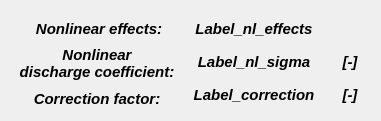
   <widget class="QWidget" name="gridLayoutWidget_5">
    <property name="geometry">
     <rect>
      <x>10</x>
      <y>250</y>
      <width>381</width>
      <height>121</height>
     </rect>
    </property>
    <layout class="QGridLayout" name="gridLayout_5">
     <property name="sizeConstraint">
      <enum>QLayout::SetNoConstraint</enum>
     </property>
     <property name="verticalSpacing">
      <number>0</number>
     </property>
     <item row="0" column="1">
      <layout class="QVBoxLayout" name="verticalLayout_12">
       <property name="sizeConstraint">
        <enum>QLayout::SetNoConstraint</enum>
       </property>
       <item>
        <widget class="QLabel" name="Label_nl_effects">
         <property name="sizePolicy">
          <sizepolicy hsizetype="Preferred" vsizetype="Preferred">
           <horstretch>0</horstretch>
           <verstretch>0</verstretch>
          </sizepolicy>
         </property>
         <property name="minimumSize">
          <size>
           <width>140</width>
           <height>35</height>
          </size>
         </property>
         <property name="maximumSize">
          <size>
           <width>140</width>
           <height>35</height>
          </size>
         </property>
         <property name="font">
          <font>
           <family>Arial</family>
           <pointsize>11</pointsize>
           <weight>75</weight>
           <italic>true</italic>
           <bold>true</bold>
          </font>
         </property>
         <property name="text">
          <string>Label_nl_effects</string>
         </property>
         <property name="alignment">
          <set>Qt::AlignCenter</set>
         </property>
        </widget>
       </item>
       <item>
        <widget class="QLabel" name="Label_nl_sigma">
         <property name="sizePolicy">
          <sizepolicy hsizetype="Preferred" vsizetype="Preferred">
           <horstretch>0</horstretch>
           <verstretch>0</verstretch>
          </sizepolicy>
         </property>
         <property name="minimumSize">
          <size>
           <width>140</width>
           <height>35</height>
          </size>
         </property>
         <property name="maximumSize">
          <size>
           <width>140</width>
           <height>35</height>
          </size>
         </property>
         <property name="font">
          <font>
           <family>Arial</family>
           <pointsize>11</pointsize>
           <weight>75</weight>
           <italic>true</italic>
           <bold>true</bold>
          </font>
         </property>
         <property name="text">
          <string>Label_nl_sigma</string>
         </property>
         <property name="alignment">
          <set>Qt::AlignCenter</set>
         </property>
        </widget>
       </item>
       <item>
        <widget class="QLabel" name="Label_correction">
         <property name="sizePolicy">
          <sizepolicy hsizetype="Preferred" vsizetype="Preferred">
           <horstretch>0</horstretch>
           <verstretch>0</verstretch>
          </sizepolicy>
         </property>
         <property name="minimumSize">
          <size>
           <width>140</width>
           <height>35</height>
          </size>
         </property>
         <property name="maximumSize">
          <size>
           <width>140</width>
           <height>35</height>
          </size>
         </property>
         <property name="font">
          <font>
           <family>Arial</family>
           <pointsize>11</pointsize>
           <weight>75</weight>
           <italic>true</italic>
           <bold>true</bold>
          </font>
         </property>
         <property name="text">
          <string>Label_correction</string>
         </property>
         <property name="alignment">
          <set>Qt::AlignCenter</set>
         </property>
        </widget>
       </item>
      </layout>
     </item>
     <item row="0" column="0">
      <layout class="QVBoxLayout" name="verticalLayout_13" stretch="0,0,0">
       <property name="spacing">
        <number>6</number>
       </property>
       <property name="sizeConstraint">
        <enum>QLayout::SetDefaultConstraint</enum>
       </property>
       <property name="leftMargin">
        <number>6</number>
       </property>
       <property name="rightMargin">
        <number>6</number>
       </property>
       <item>
        <widget class="QLabel" name="label_porosity_2">
         <property name="sizePolicy">
          <sizepolicy hsizetype="Preferred" vsizetype="Preferred">
           <horstretch>0</horstretch>
           <verstretch>0</verstretch>
          </sizepolicy>
         </property>
         <property name="minimumSize">
          <size>
           <width>160</width>
           <height>35</height>
          </size>
         </property>
         <property name="maximumSize">
          <size>
           <width>160</width>
           <height>35</height>
          </size>
         </property>
         <property name="font">
          <font>
           <family>Arial</family>
           <pointsize>11</pointsize>
           <weight>75</weight>
           <italic>true</italic>
           <bold>true</bold>
          </font>
         </property>
         <property name="text">
          <string> Nonlinear effects:</string>
         </property>
         <property name="alignment">
          <set>Qt::AlignCenter</set>
         </property>
        </widget>
       </item>
       <item>
        <widget class="QLabel" name="label_nonlinDischarge_2">
         <property name="sizePolicy">
          <sizepolicy hsizetype="Preferred" vsizetype="Preferred">
           <horstretch>0</horstretch>
           <verstretch>0</verstretch>
          </sizepolicy>
         </property>
         <property name="minimumSize">
          <size>
           <width>160</width>
           <height>35</height>
          </size>
         </property>
         <property name="maximumSize">
          <size>
           <width>160</width>
           <height>35</height>
          </size>
         </property>
         <property name="font">
          <font>
           <family>Arial</family>
           <pointsize>11</pointsize>
           <weight>75</weight>
           <italic>true</italic>
           <bold>true</bold>
          </font>
         </property>
         <property name="text">
          <string>Nonlinear 
discharge coefficient:</string>
         </property>
         <property name="alignment">
          <set>Qt::AlignCenter</set>
         </property>
        </widget>
       </item>
       <item>
        <widget class="QLabel" name="label_bias_3">
         <property name="sizePolicy">
          <sizepolicy hsizetype="Preferred" vsizetype="Preferred">
           <horstretch>0</horstretch>
           <verstretch>0</verstretch>
          </sizepolicy>
         </property>
         <property name="minimumSize">
          <size>
           <width>160</width>
           <height>35</height>
          </size>
         </property>
         <property name="maximumSize">
          <size>
           <width>160</width>
           <height>35</height>
          </size>
         </property>
         <property name="font">
          <font>
           <family>Arial</family>
           <pointsize>11</pointsize>
           <weight>75</weight>
           <italic>true</italic>
           <bold>true</bold>
          </font>
         </property>
         <property name="text">
          <string>Correction factor:</string>
         </property>
         <property name="alignment">
          <set>Qt::AlignCenter</set>
         </property>
        </widget>
       </item>
      </layout>
     </item>
     <item row="0" column="2">
      <layout class="QVBoxLayout" name="verticalLayout_14">
       <property name="sizeConstraint">
        <enum>QLayout::SetDefaultConstraint</enum>
       </property>
       <item>
        <widget class="QLabel" name="label_30">
         <property name="sizePolicy">
          <sizepolicy hsizetype="Preferred" vsizetype="Preferred">
           <horstretch>0</horstretch>
           <verstretch>0</verstretch>
          </sizepolicy>
         </property>
         <property name="minimumSize">
          <size>
           <width>40</width>
           <height>35</height>
          </size>
         </property>
         <property name="maximumSize">
          <size>
           <width>40</width>
           <height>35</height>
          </size>
         </property>
         <property name="font">
          <font>
           <family>Arial</family>
           <pointsize>11</pointsize>
           <weight>75</weight>
           <italic>true</italic>
           <bold>true</bold>
          </font>
         </property>
         <property name="text">
          <string/>
         </property>
         <property name="alignment">
          <set>Qt::AlignCenter</set>
         </property>
        </widget>
       </item>
       <item>
        <widget class="QLabel" name="label_18">
         <property name="sizePolicy">
          <sizepolicy hsizetype="Preferred" vsizetype="Preferred">
           <horstretch>0</horstretch>
           <verstretch>0</verstretch>
          </sizepolicy>
         </property>
         <property name="minimumSize">
          <size>
           <width>40</width>
           <height>35</height>
          </size>
         </property>
         <property name="maximumSize">
          <size>
           <width>40</width>
           <height>35</height>
          </size>
         </property>
         <property name="font">
          <font>
           <family>Arial</family>
           <pointsize>11</pointsize>
           <weight>75</weight>
           <italic>true</italic>
           <bold>true</bold>
          </font>
         </property>
         <property name="text">
          <string>[-]</string>
         </property>
         <property name="alignment">
          <set>Qt::AlignCenter</set>
         </property>
        </widget>
       </item>
       <item>
        <widget class="QLabel" name="label_19">
         <property name="sizePolicy">
          <sizepolicy hsizetype="Preferred" vsizetype="Preferred">
           <horstretch>0</horstretch>
           <verstretch>0</verstretch>
          </sizepolicy>
         </property>
         <property name="minimumSize">
          <size>
           <width>40</width>
           <height>35</height>
          </size>
         </property>
         <property name="maximumSize">
          <size>
           <width>40</width>
           <height>35</height>
          </size>
         </property>
         <property name="font">
          <font>
           <family>Arial</family>
           <pointsize>11</pointsize>
           <weight>75</weight>
           <italic>true</italic>
           <bold>true</bold>
          </font>
         </property>
         <property name="text">
          <string>[-]</string>
         </property>
         <property name="alignment">
          <set>Qt::AlignCenter</set>
         </property>
        </widget>
       </item>
      </layout>
     </item>
    </layout>
   </widget>
